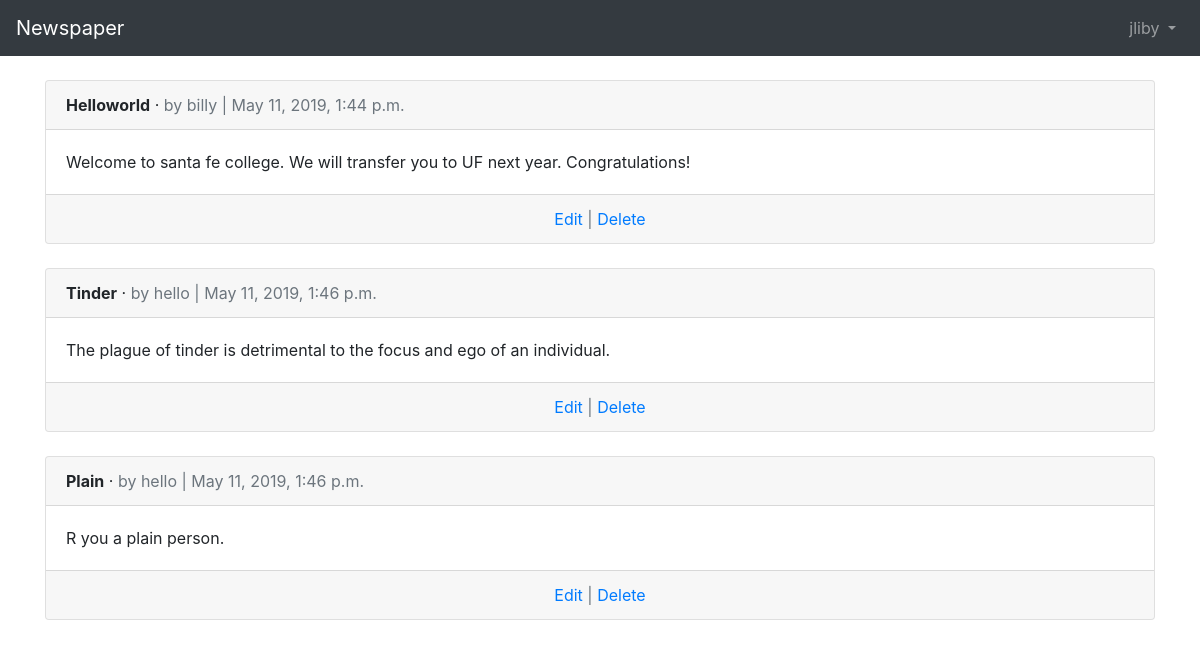
The page /articles/ (signed in) on the database its author committed.
### users/models.py (models this page shows)
class CustomUser(AbstractUser):
    age = models.PositiveIntegerField(null=True, blank=True)

### articles/models.py (models this page shows, shortened)
class Article(models.Model):
    title = models.CharField(max_length=255)
    body = models.TextField()
    date = models.DateTimeField(auto_now_add=True)
    author = models.ForeignKey(
        get_user_model(),
        on_delete=models.CASCADE,
    )

### articles/views.py (the view)
# urls.py: path('', ArticleListView.as_view(), name='article_list'),
class ArticleListView(ListView):
    model = Article
    template_name = 'article_list.html'

### templates/articles/article_list.html (shortened to what this page needs)
{% extends 'base.html' %}
{% block content %}
  {% for article in object_list %}
    <div class="card">
      <div class="card-header">
        <span class="font-weight-bold">{{ article.title }}</span> &middot;
        <span class="text-muted">by {{ article.author }} | {{ article.date }}</span>
      </div>
      <div class="card-body">
        {{ article.body }}
      </div>
      <div class="card-footer text-center text-muted">
        <a href="{% url 'article_edit' article.pk %}">Edit</a> |
        <a href="{% url 'article_delete' article.pk %}">Delete</a>
      </div>
    </div>
    <br />
  {% endfor %}
{% endblock content %}

### templates/base.html (shortened to what this page needs)
<!doctype html>
<html lang="en">
  <head>
    <link rel="stylesheet" href="https://stackpath.bootstrapcdn.com/bootstrap/4.1.3/css/bootstrap.min.css">
  </head>
  <body>
    <nav class="navbar navbar-expand-md navbar-dark bg-dark mb-4">
      <a class="navbar-brand" href="{% url 'home' %}">Newspaper</a>
      <div class="collapse navbar-collapse" id="navbarCollapse">
        {% if user.is_authenticated %}
          <ul class="navbar-nav ml-auto">
            <li class="nav-item">
              <a class="nav-link dropdown-toggle" href="#" id="userMenu"\
              data-toggle="dropdown" aria-haspopup="true" aria-expanded\
              ="false">
                {{ user.username }}
              </a>
            </li>
          </ul>
        {% endif %}
      </div>
    </nav>
    <div class="container">
      {% block content %}
      {% endblock content %}
    </div>
  </body>
</html>

### rows shown on the page
CustomUser: username "jliby"
Article: title "Helloworld", author "billy", date "May 11, 2019, 1:44 p.m.", body "Welcome to santa fe college. We will transfer you to UF next year. Congratulations!"
Article: title "Tinder", author "hello", date "May 11, 2019, 1:46 p.m.", body "The plague of tinder is detrimental to the focus and ego of an individual."
Article: title "Plain", author "hello", date "May 11, 2019, 1:46 p.m.", body "R you a plain person."
